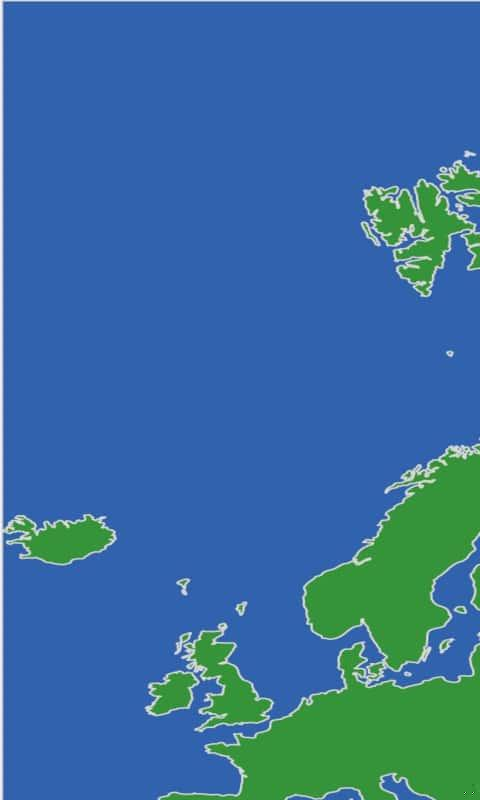
#> input picture python/single/image/subimage_0_0.jpg, 480 x 800 px, given in place of subimage_1_4.jpg, which was not available
$ python clicktest.py
#> lines starting #> are read from the running program, lines starting #| are printed output that depends on the picture; pictures that were not available may be replaced by others from this repository, and a replacement may not be noted
import cv2
import datetime
import random

#マウスの座標の所得(cv2.setMouseCallback関数)は
# return(戻り値)が設定できないため、
# 円の色の変更(単体↔️全体切り替えの判定)などはグローバル関数での対応となる

color = (0,255,255)
radius = 30
center = (430,60)

#rotate後
# center = (740,430)

# 重複のない乱数を発生させる関数
def rand_ints_nodup(a):
#> called with a = 16
  ns = []
  while len(ns) < a:
    n = random.randrange(a)
    if not n in ns:
      ns.append(n)
  return ns

# UTCを決める関数
def utctime(n):
    if n == 0:
        return 0

    elif n == 1:
        return 3

    elif n == 2:
        return 6

    elif n == 3:
        return 9

    elif n == 4:
        return 12

    elif n == 5:
        return -9

    elif n == 6:
        return -6

    elif n == 7:
        return -3


# 枠を作る関数
def create_frame(filename,height,width,n1,n2,n3,n4):
    if n1 == False:
        cv2.line(filename, (0, 0), (0, height), (0, 0, 255), thickness=15, lineType=cv2.LINE_AA)

    if n2 == False:
        cv2.line(filename, (0, 0), (width, 0), (0, 0, 255), thickness=15, lineType=cv2.LINE_AA)

    if n3 == False:
        cv2.line(filename, (width, height), (width, 0), (0, 0, 255), thickness=15, lineType=cv2.LINE_AA)

    if n4 == False:
        cv2.line(filename, (width, height), (0, height), (0, 0, 255), thickness=15, lineType=cv2.LINE_AA)


#フルスクリーンにする関数
def imshow_fullscreen(winname):
    cv2.namedWindow(winname,cv2.WINDOW_NORMAL)
    cv2.setWindowProperty(winname,cv2.WND_PROP_FULLSCREEN,cv2.WINDOW_FULLSCREEN)

#座標の所得
def click_pos(event,x,y,flags,params):
    global color
    if event == cv2.EVENT_LBUTTONDOWN:
        pos_str = '(x,y)=('+str(x)+','+str(y)+')'
        print(pos_str)

        #ボタンの範囲内の場合(mode切り替え)
        if(int(str(x))>(740-radius) and int(str(x))<(740+radius) and int(str(y))>(430-radius) and int(str(y))<(430+radius)):
            print('ok')
            #単体の場合(黄)->全体に変更(黒)
            if(params == (0,255,255)):
                color = (0,0,0)
            #全体の場合(黒)->単体に変更(黄)
            else:
                color = (0,255,255)

    #カーソル(指の動かし)を動かすと反応する関数
    # (使わないかも)
    if event == cv2.EVENT_MOUSEMOVE:
        pos_str = '(x,y)=('+str(x)+','+str(y)+')'
        print(pos_str)


def show_image(i):#i : integer, 0<=i<=15
    # iに応じて表示する
#> called with i = 12
    m1 = i%8
    m2 = i//8

    utc = utctime(m1)


    filename = "subimage_{0}_{1}.jpg".format(m2,m1)
    #print(filename)

    path = "image/" + filename
    window_name = 'Image with time'

    img = cv2.imread(path)
#> img is the input picture: shape (800, 480, 3); mean B, G, R 158, 109.3, 55.4
    #height, width = img.shape[:2]


    #フルスクリーンにする関数
    imshow_fullscreen(window_name)

    height, width = img.shape[:2]
#> height = 800; width = 480


    while True:

        n1 = False
        n2 = False
        n3 = False
        n4 = False

        # 現在時刻を取得
        # now = datetime.datetime.now()
        now= datetime.datetime.now(datetime.timezone(datetime.timedelta(hours=utc)))

        # 現在時刻を文字列に変換
        now_day = now.strftime('%Y/%m/%d ')
        now_time = now.strftime('%H:%M:%S')

        # 画像をコピーして新しい描画を行うための準備
        img_with_time = img.copy()

        # 画像に現在時刻を描画
        cv2.putText(img_with_time, now_day, (10, 35), cv2.FONT_HERSHEY_SIMPLEX, 1, (255, 255, 255), 2, cv2.LINE_AA)
        cv2.putText(img_with_time, now_time, (55, 400), cv2.FONT_HERSHEY_SIMPLEX, 2.5, (255, 255, 255), 6, cv2.LINE_AA)

        #画像に円を描画
        cv2.circle(img_with_time,center,radius,color,thickness=-1,lineType=cv2.LINE_AA)
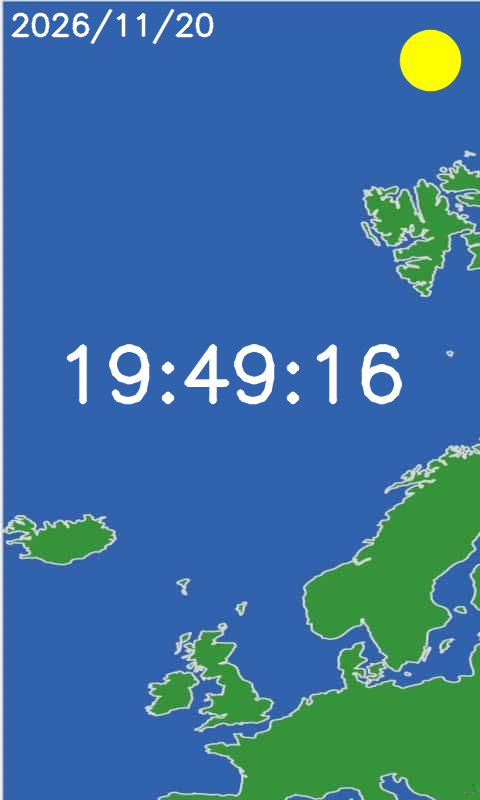
#> img_with_time: shape (800, 480, 3); mean B, G, R 158.3, 113.6, 61


        if now.second>=0 and now.second<30:
            n1 = True

        if now.second>=15 and now.second<45:
            n2 = True

        if now.second>=30 and now.second<60:
            n3 = True

        if now.second>=45 or now.second<15:
            n4 = True

        create_frame(img_with_time, height, width, n1, n2, n3, n4)
#> in create_frame, `cv2.line(filename, (width, height), (0, height), (0, 0, 255), thicknes..`:
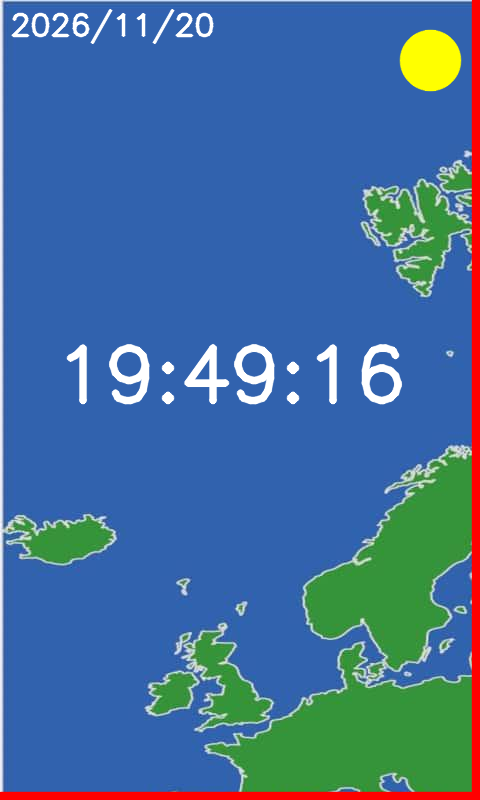
#> filename: shape (800, 480, 3); mean B, G, R 154.7, 110.2, 66.2

        #90°回転させる
        img_rotate = cv2.rotate(img_with_time,cv2.ROTATE_90_CLOCKWISE)
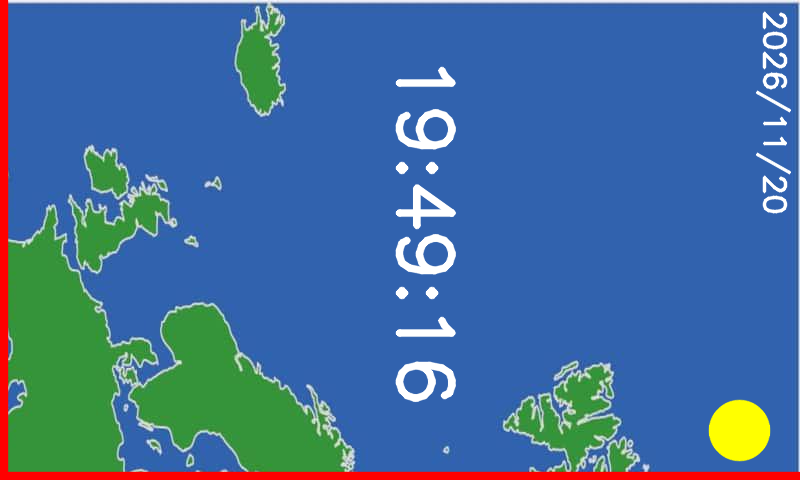
#> img_rotate: shape (480, 800, 3); mean B, G, R 154.7, 110.2, 66.2


        # 画像を表示
        cv2.setMouseCallback(window_name,click_pos,color)
        cv2.imshow(window_name, img_rotate)

        # 1秒ごとに更新
        key = cv2.waitKey(1000)
#> (key q is pressed here)

        # 'q'キーが押されたら終了
        if key == ord('q'):
            cv2.destroyAllWindows(img)
            break

    return


def main():

    list = rand_ints_nodup(16)
    print(list)

    show_image(list[0])

if __name__ == '__main__':
    main()

$ run again, on python/single/image/subimage_0_4.jpg
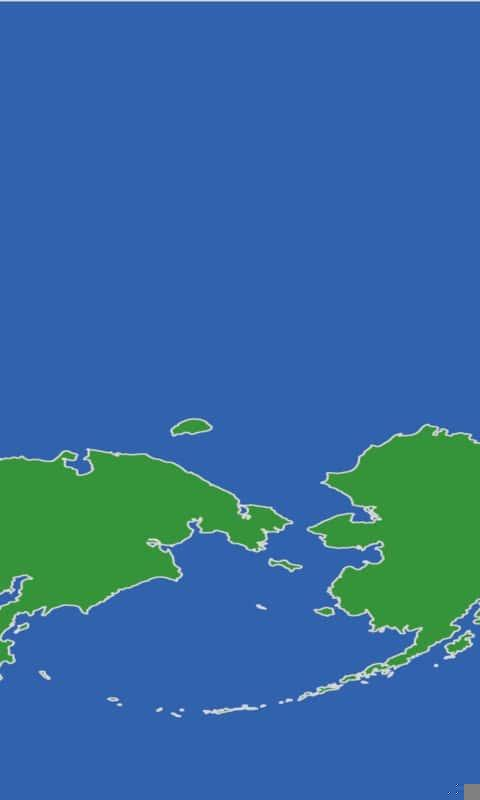
#> input picture python/single/image/subimage_0_4.jpg, 480 x 800 px, given in place of subimage_1_4.jpg, which was not available
#> in show_image, img is the input picture: shape (800, 480, 3); mean B, G, R 158.3, 107, 52.5
#> in create_frame, `cv2.line(filename, (width, height), (0, height), (0, 0, 255), thicknes..`:
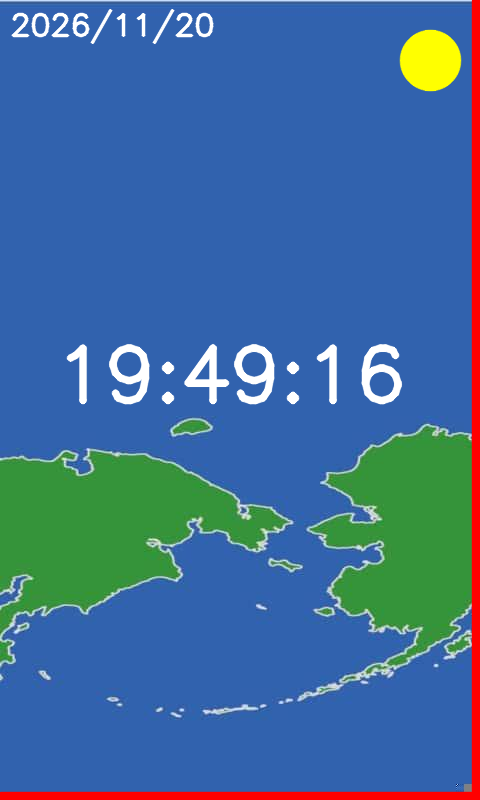
#> filename: shape (800, 480, 3); mean B, G, R 154.2, 108.4, 63.7
#> in show_image, `img_rotate = cv2.rotate(img_with_time,cv2.ROTATE_90_CLOCKWISE)`:
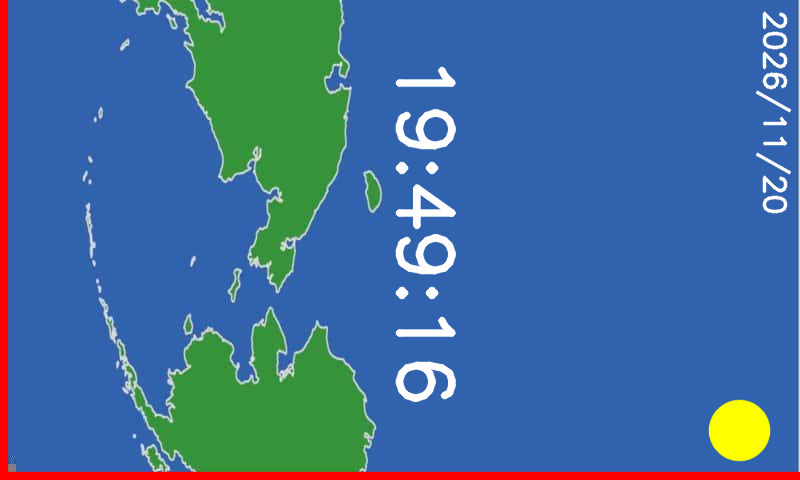
#> img_rotate: shape (480, 800, 3); mean B, G, R 154.2, 108.4, 63.7

$ run again, on python/single/image/subimage_0_5.jpg
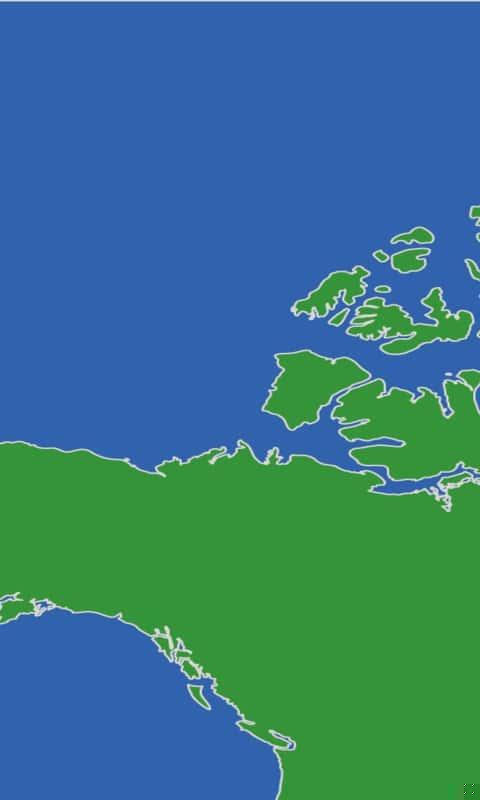
#> input picture python/single/image/subimage_0_5.jpg, 480 x 800 px, given in place of subimage_1_4.jpg, which was not available
#> in show_image, img is the input picture: shape (800, 480, 3); mean B, G, R 133.1, 118.7, 54.5
#> in create_frame, `cv2.line(filename, (width, height), (0, height), (0, 0, 255), thicknes..`:
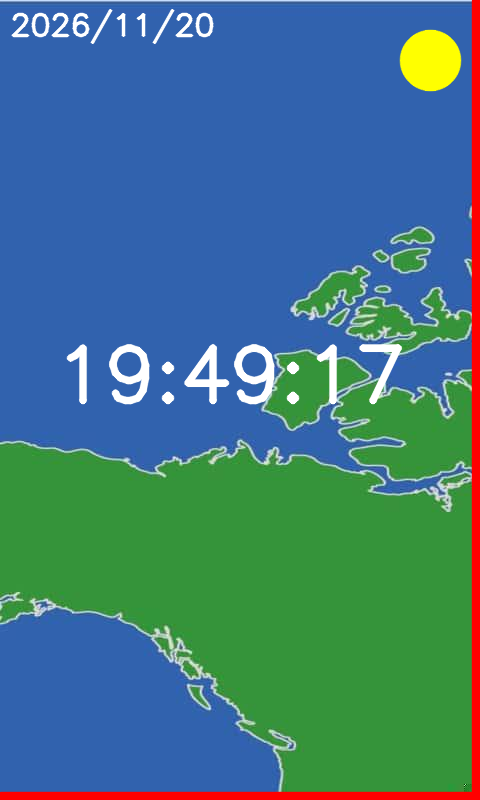
#> filename: shape (800, 480, 3); mean B, G, R 130.2, 119.2, 65.2
#> in show_image, `img_rotate = cv2.rotate(img_with_time,cv2.ROTATE_90_CLOCKWISE)`:
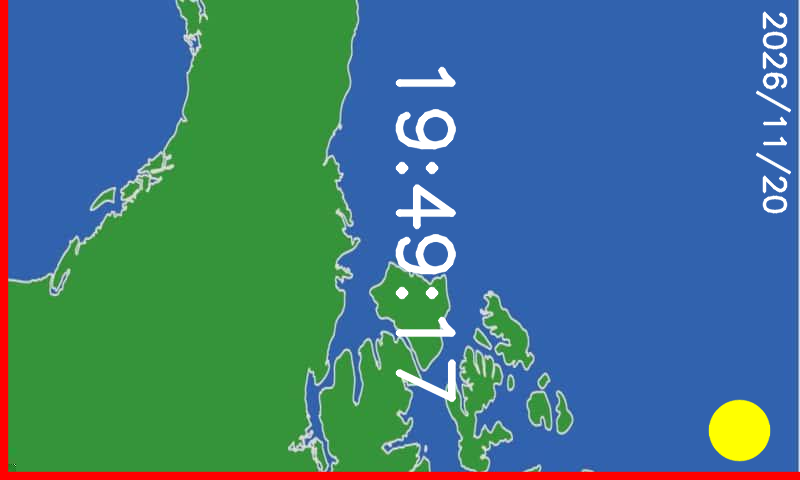
#> img_rotate: shape (480, 800, 3); mean B, G, R 130.2, 119.2, 65.2

$ run again, on python/single/image/subimage_0_6.jpg
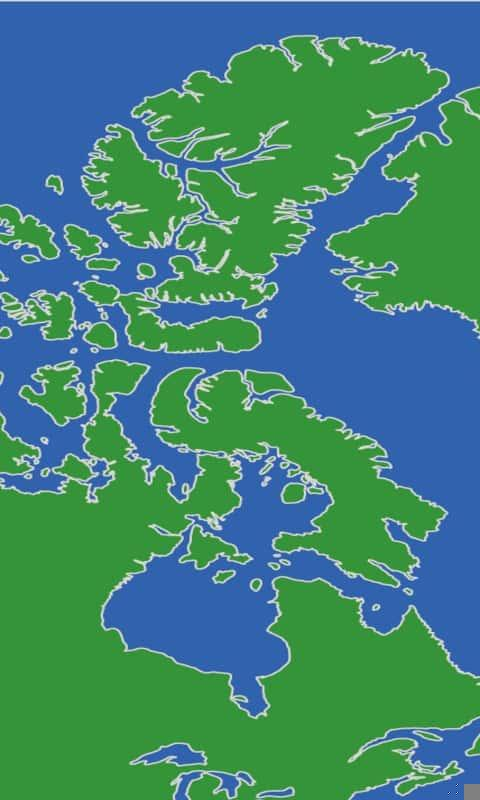
#> input picture python/single/image/subimage_0_6.jpg, 480 x 800 px, given in place of subimage_1_4.jpg, which was not available
#> in show_image, img is the input picture: shape (800, 480, 3); mean B, G, R 117.5, 131.8, 63.6
#> in create_frame, `cv2.line(filename, (width, height), (0, height), (0, 0, 255), thicknes..`:
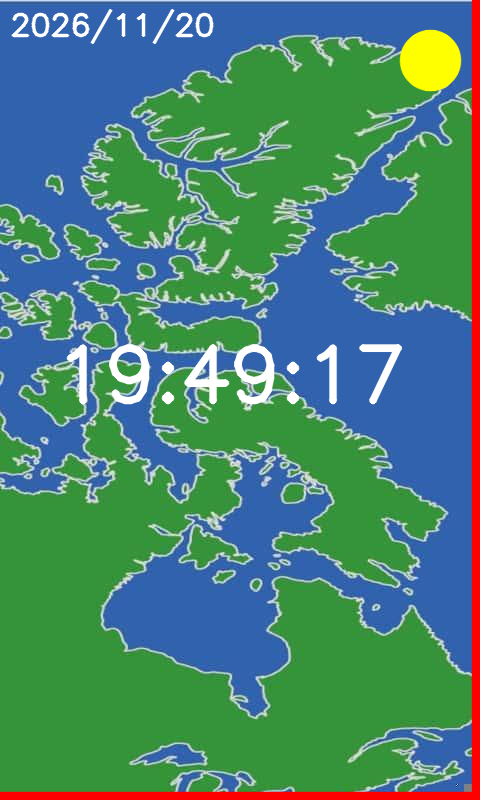
#> filename: shape (800, 480, 3); mean B, G, R 115.1, 132, 73.9
#> in show_image, `img_rotate = cv2.rotate(img_with_time,cv2.ROTATE_90_CLOCKWISE)`:
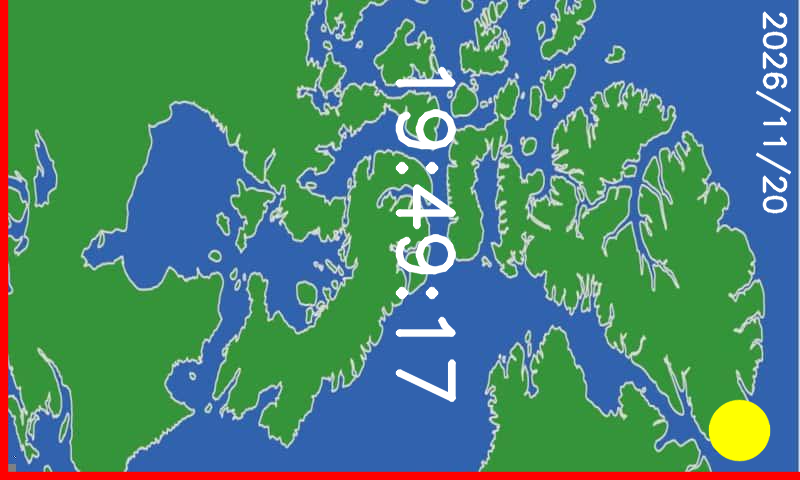
#> img_rotate: shape (480, 800, 3); mean B, G, R 115.1, 132, 73.9
